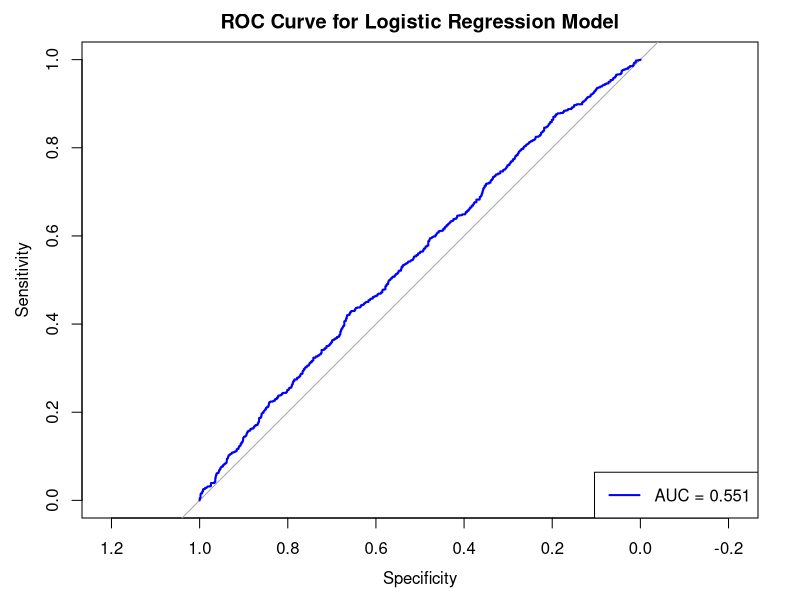
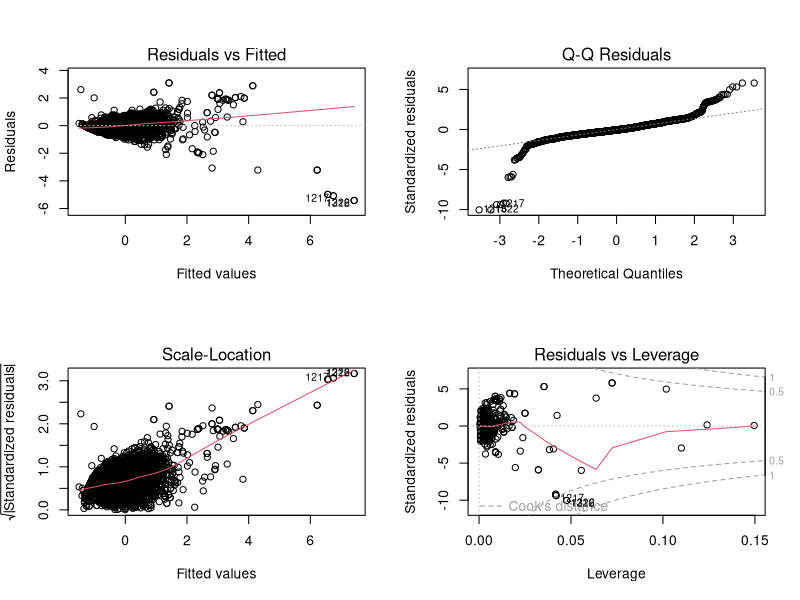
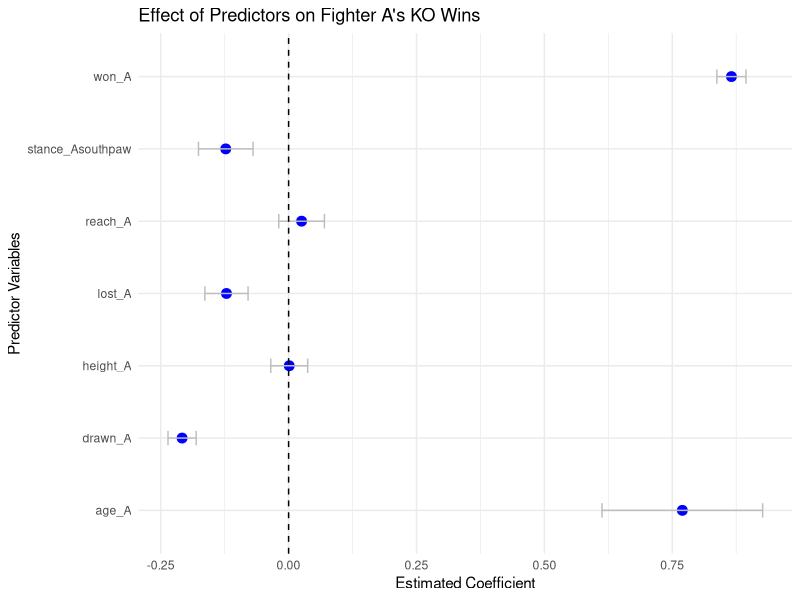

These charts were generated, in order, by the following R code:
#### libraries and installations -----
# load the df
df <- read.csv("df_saved.csv")

#libraries
install.packages(c("broom", "ggplot2"))
installed.packages("ggplot")
install.packages("glmnet")
install.packages("pROC")


# Load libraries
library(broom)
library(ggplot2)
library(dplyr)
library(glmnet)
library(pROC)


# adding the diffrences
df$age_diff    <- df$age_A    - df$age_B
df$height_diff <- df$height_A - df$height_B
df$reach_diff  <- df$reach_A  - df$reach_B
df$kos_diff    <- df$kos_A    - df$kos_B
df$dec_bin <- ifelse(df$decision_group == "KO", 1, 0)
#### Logistic regression ----
x <- model.matrix(dec_bin ~ age_diff + height_diff + reach_diff + kos_diff, data = df)[, -1]
y <- df$dec_bin

# Fit a logistic model with L1 penalty (lasso)
fit_lasso <- glmnet(x, y, family = "binomial", alpha = 1)

# Cross-validate to choose best lambda
cv_lasso <- cv.glmnet(x, y, family = "binomial", alpha = 1)

# Best lambda
best_lambda <- cv_lasso$lambda.min

# Final model at that lambda
final_lasso <- glmnet(x, y, family = "binomial", alpha = 1, lambda = best_lambda)
coef(final_lasso)

"intercept - The negative intercept (-0.393) indicates a below-50% baseline probability of KO
when both fighters are equal in age, height, reach, and KOs"

"The negative coefficient for age_diff (-0.718) shows that if Fighter A is older by one standard
deviation, the odds of a KO decrease."

"The small negative effect for height_diff (-0.129) suggests a slight drop in KO odds when Fighter
A is taller."

"The small positive coefficient for reach_diff (0.032) implies that a greater reach for
Fighter A very slightly raises the likelihood of a KO"

"Finally, kos_diff (0.118) is moderately positive, meaning that if Fighter A has more KO wins by one standard deviation, the odds of getting a KO
in this fight increase."

# transform lasso to logistic regression
lasso_coefs <- coef(final_lasso)

# Convert to numeric vector (they're in a sparse format)
coef_values <- as.numeric(lasso_coefs)

# Get row names for each coefficient (variable name)
coef_names <- rownames(lasso_coefs)

# Find which coefficients are nonzero
nonzero_idx <- which(coef_values != 0)

# Get the names, excluding the intercept
selected_vars <- coef_names[nonzero_idx]
selected_vars <- setdiff(selected_vars, "(Intercept)")

# Build a formula string like "dec_bin ~ age_diff + kos_diff" etc.
formula_str <- paste("dec_bin ~", paste(selected_vars, collapse = " + "))

# Convert that string to an R formula
model_formula <- as.formula(formula_str)

# Fit a standard logistic regression using glm()
model_selected <- glm(model_formula, data = df, family = binomial(link = "logit"))

# Check summary (includes p-values, standard errors, etc.)
summary(model_selected)


# Overall, age_diff and kos_diff show the strongest associations (both highly significant):
#   
# Being older than your opponent reduces KO probability,
# Having more previous KOs raises KO probability.


# visualization.
df$pred_prob <- predict(model_selected, type = "response")

# Create ROC object
roc_obj <- roc(df$dec_bin, df$pred_prob)

# Plot the ROC curve
plot(roc_obj, 
     main = "ROC Curve for Logistic Regression Model", 
     col = "blue", 
     lwd = 2)

# Calculate and add AUC to the plot
auc_value <- auc(roc_obj)
legend("bottomright", legend = paste("AUC =", round(auc_value, 3)), col = "blue", lwd = 2)

threshold <- 0.5
df$pred_class <- ifelse(df$pred_prob > threshold, 1, 0)

# Create confusion matrix
conf_matrix <- table(Actual = df$dec_bin, Predicted = df$pred_class)
print(conf_matrix)

# # Interpretation:
# # High Specificity (96.92%): Your model is very good at correctly identifying POINTS outcomes (Actual 0) as 0.
# # Low Recall (3.94%): The model struggles significantly to identify KO outcomes (Actual 1). Only about 4%
# of actual KOs are correctly predicted.  Moderate Precision (47.62%): When the model predicts a KO (1),
# it's correct about 48% of the time.   Overall Accuracy (58.47%): Slightly better than random guessing (50%)
# but not particularly strong.
# # F1-Score (7.36%): This low score indicates poor balance between precision and recall, especially for
# the positive class (KO).

####Linear regression ----

# 1) Ensure stance_A is a factor
df$stance_A <- as.factor(df$stance_A)

# 2) Fit a simple linear regression
model_kos_A <- lm(kos_A ~ age_A + height_A + reach_A + stance_A + won_A + lost_A + drawn_A,
                  data = df)

# 3) Inspect the summary
summary(model_kos_A)

# 4) Check residuals, diagnostic plots
par(mfrow = c(2, 2))
plot(model_kos_A)

# **(Intercept) = 0.044375 (p = 0.00118 )
# 
# Meaning: When all predictors are zero (i.e., Fighter A and Fighter B are identical in age, height, reach, stance, and fight record), the baseline number of KO wins for Fighter A is approximately 0.044.
# Interpretation: While the intercept has statistical significance, its practical interpretation should be cautious since having all predictors at zero may not be meaningful in the real-world context.
# **Age (age_A) = 0.769688 (p < 2e-16 *)
# 
# Meaning: For each one-unit increase in Fighter A's age (standardized), the number of KO wins increases by approximately 0.77, holding all other factors constant.
# Significance: Highly significant (***) indicating a strong positive relationship between age and KO wins.
# Height (height_A) = 0.001201 (p = 0.94791)
# 
# Meaning: For each one-unit increase in Fighter A's height (standardized), the number of KO wins increases by 0.0012, which is negligible.
# Significance: Not statistically significant, suggesting no meaningful relationship between height and KO wins in this model.
# Reach (reach_A) = 0.025360 (p = 0.26531)
# 
# Meaning: For each one-unit increase in Fighter A's reach (standardized), the number of KO wins increases by 0.025, holding other variables constant.
# Significance: Not statistically significant, indicating no strong evidence of a relationship between reach and KO wins.
# **Stance (stance_Asouthpaw) = -0.122879 (p = 6.54e-06 *)
# 
# Meaning: Being a southpaw fighter (as opposed to the reference category, typically orthodox) is associated with a decrease of approximately 0.123 KO wins.
# Significance: Highly significant (***) suggesting that stance type has a meaningful impact on KO wins.
# **Wins (won_A) = 0.865661 (p < 2e-16 *)
# 
# Meaning: For each one-unit increase in Fighter A's total wins, the number of KO wins increases by approximately 0.866, holding other factors constant.
# Significance: Highly significant (***) indicating a strong positive relationship between total wins and KO wins.
# **Losses (lost_A) = -0.121459 (p = 1.86e-08 *)
# 
# Meaning: For each one-unit increase in Fighter A's total losses, the number of KO wins decreases by approximately 0.121, holding other factors constant.
# Significance: Highly significant (***) suggesting that more losses are associated with fewer KO wins.
# **Draws (drawn_A) = -0.208203 (p < 2e-16 *)
# 
# Meaning: For each one-unit increase in Fighter A's total draws, the number of KO wins decreases by approximately 0.208, holding other factors constant.
# Significance: Highly significant (***) indicating that more draws are associated with fewer KO wins.
# 
# Multiple R-squared = 0.7031
# 
# Meaning: Approximately 70.31% of the variability in Fighter A's KO wins is explained by the model.

# Significant Positive Predictors:
#   
#   Age (age_A): Older fighters tend to have more KO wins.
# Wins (won_A): Fighters with more overall wins also accumulate more KO wins.
# Significant Negative Predictors:
#   
#   Stance (stance_Asouthpaw): Being a southpaw fighter is associated with fewer KO wins compared to the reference stance.
# Losses (lost_A) and Draws (drawn_A): More losses and draws are associated with fewer KO wins.
# Non-Significant Predictors:
#   
#   Height (height_A) and Reach (reach_A): These attributes do not have a statistically significant relationship with the number of KO wins in this model.
# Model Performance:
#   
#   The model explains a substantial portion (~70%) of the variance in Fighter A's KO wins, indicating it captures key factors influencing KO success.
# Implications
# Age and Experience Matter: Older fighters and those with more wins are more likely to have higher KO counts, suggesting experience and perhaps power accumulation play significant roles.
# 
# Stance Impact: Southpaw fighters have fewer KO wins compared to their counterparts, which could be due to various strategic or matchup-related factors.
# 
# Record Indicators: Losses and draws negatively impact KO counts, potentially reflecting overall skill or effectiveness in securing knockouts.
# 
# Physical Attributes Less Impactful: Contrary to some expectations, height and reach do not significantly predict KO wins in this model, indicating that other factors like experience and stance might be more crucial.


# Tidy the model to extract estimates and confidence intervals
tidy_model <- tidy(model_kos_A, conf.int = TRUE)
tidy_model_no_intercept <- tidy_model %>%
  filter(term != "(Intercept)")

ggplot(tidy_model_no_intercept, aes(x = estimate, y = term)) +
  geom_point(size = 3, color = "blue") +
  geom_errorbarh(aes(xmin = conf.low, xmax = conf.high), height = 0.2, color = "gray") +
  geom_vline(xintercept = 0, linetype = "dashed") +
  labs(
    title = "Effect of Predictors on Fighter A's KO Wins",
    x = "Estimated Coefficient",
    y = "Predictor Variables"
  ) +
  theme_minimal()


